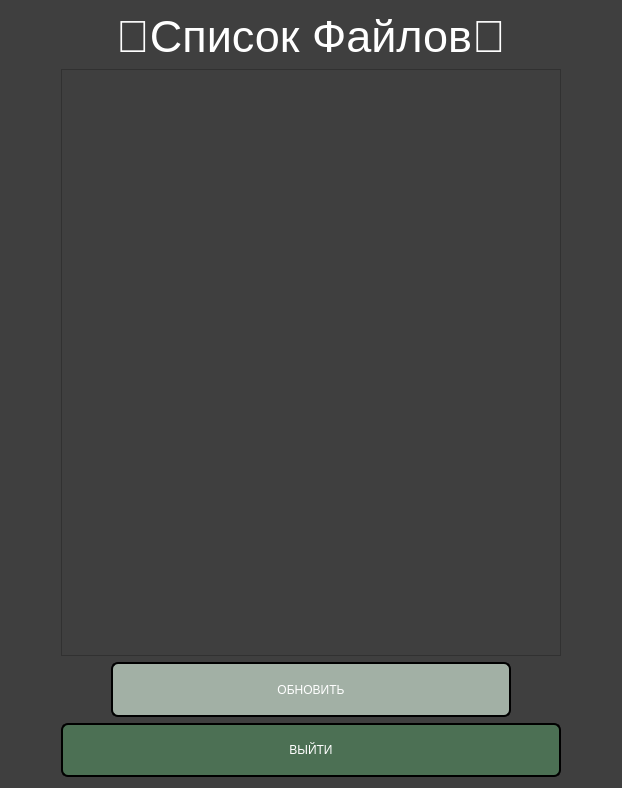
<?xml version="1.0" encoding="UTF-8"?>
<ui version="4.0">
 <class>Dialog</class>
 <widget class="QDialog" name="Dialog">
  <property name="geometry">
   <rect>
    <x>0</x>
    <y>0</y>
    <width>622</width>
    <height>788</height>
   </rect>
  </property>
  <property name="windowTitle">
   <string>Dialog</string>
  </property>
  <property name="styleSheet">
   <string notr="true">background-color:rgb(63, 63, 63)</string>
  </property>
  <layout class="QGridLayout" name="gridLayout">
   <item row="0" column="0">
    <layout class="QHBoxLayout" name="horizontalLayout">
     <item>
      <widget class="QLabel" name="label">
       <property name="toolTip">
        <string>&lt;html&gt;&lt;head/&gt;&lt;body&gt;&lt;p align=&quot;center&quot;&gt;&lt;br/&gt;&lt;/p&gt;&lt;/body&gt;&lt;/html&gt;</string>
       </property>
       <property name="styleSheet">
        <string notr="true">font: 700 16pt &quot;Bell MT&quot;;
color:White; 
font-size: 45px
</string>
       </property>
       <property name="text">
        <string>&lt;html&gt;&lt;head/&gt;&lt;body&gt;&lt;p align=&quot;center&quot;&gt;&lt;span style=&quot; font-size:34pt;&quot;&gt;💾Cписок Файлов💾&lt;/span&gt;&lt;/p&gt;&lt;/body&gt;&lt;/html&gt;</string>
       </property>
      </widget>
     </item>
    </layout>
   </item>
   <item row="1" column="0">
    <layout class="QVBoxLayout" name="verticalLayout_2">
     <item alignment="Qt::AlignHCenter">
      <widget class="QListWidget" name="listWidget">
       <property name="sizePolicy">
        <sizepolicy hsizetype="Fixed" vsizetype="Expanding">
         <horstretch>0</horstretch>
         <verstretch>0</verstretch>
        </sizepolicy>
       </property>
       <property name="minimumSize">
        <size>
         <width>500</width>
         <height>0</height>
        </size>
       </property>
      </widget>
     </item>
     <item alignment="Qt::AlignHCenter">
      <widget class="QPushButton" name="help_button">
       <property name="minimumSize">
        <size>
         <width>400</width>
         <height>0</height>
        </size>
       </property>
       <property name="maximumSize">
        <size>
         <width>450</width>
         <height>55</height>
        </size>
       </property>
       <property name="styleSheet">
        <string notr="true">QPushButton {
	font: 700 16pt &quot;Bell MT&quot;;
background-color: rgb(162, 176, 165);
color:White; 
border: 2px solid #000000; 
border-radius: 7px;
widht: 20px;
height: 65px;
}

QPushButton:hover{
background-color: rgb(123, 181, 136);
}

QPushButton:pressed {
background-color: rgb(57, 112, 70);
}
</string>
       </property>
       <property name="text">
        <string>ОБНОВИТЬ</string>
       </property>
      </widget>
     </item>
     <item>
      <layout class="QVBoxLayout" name="verticalLayout">
       <item alignment="Qt::AlignHCenter">
        <widget class="QPushButton" name="about_us_button">
         <property name="sizePolicy">
          <sizepolicy hsizetype="Minimum" vsizetype="Fixed">
           <horstretch>0</horstretch>
           <verstretch>0</verstretch>
          </sizepolicy>
         </property>
         <property name="minimumSize">
          <size>
           <width>500</width>
           <height>0</height>
          </size>
         </property>
         <property name="maximumSize">
          <size>
           <width>500</width>
           <height>54</height>
          </size>
         </property>
         <property name="styleSheet">
          <string notr="true">QPushButton {
	font: 700 16pt &quot;Bell MT&quot;;
background-color: rgb(76, 112, 84);
color:White; 
border: 2px solid #000000; 
border-radius: 7px;
widht: 10px;
height: 50px;
}

QPushButton:hover{
background-color: rgb(123, 181, 136);
}

QPushButton:pressed {
background-color: rgb(57, 112, 70);
}
</string>
         </property>
         <property name="text">
          <string>ВЫЙТИ</string>
         </property>
        </widget>
       </item>
      </layout>
     </item>
    </layout>
   </item>
  </layout>
 </widget>
 <resources/>
 <connections/>
</ui>
